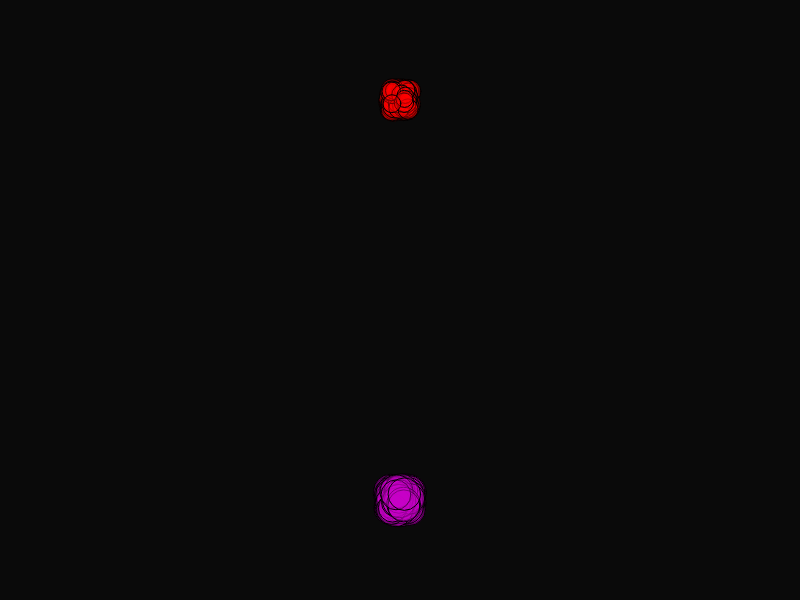
Frame 1 (no input)
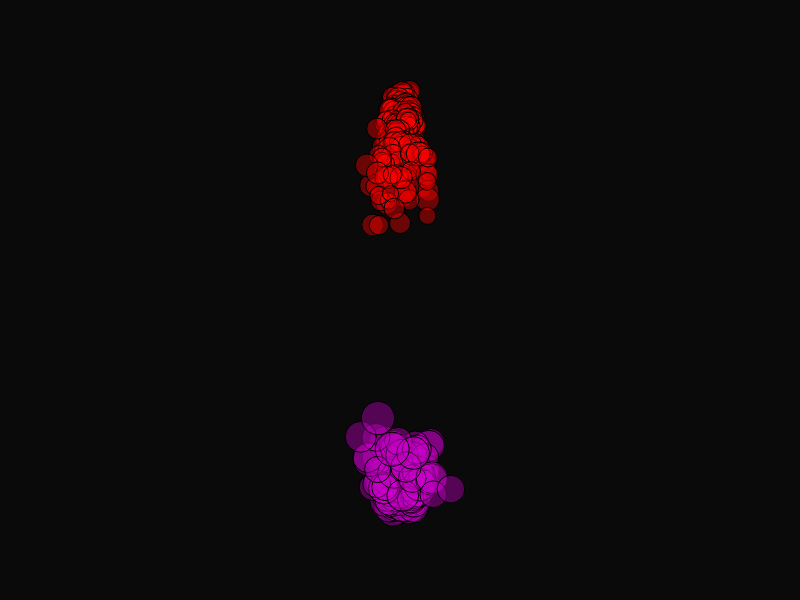
Frame 60 (no input)
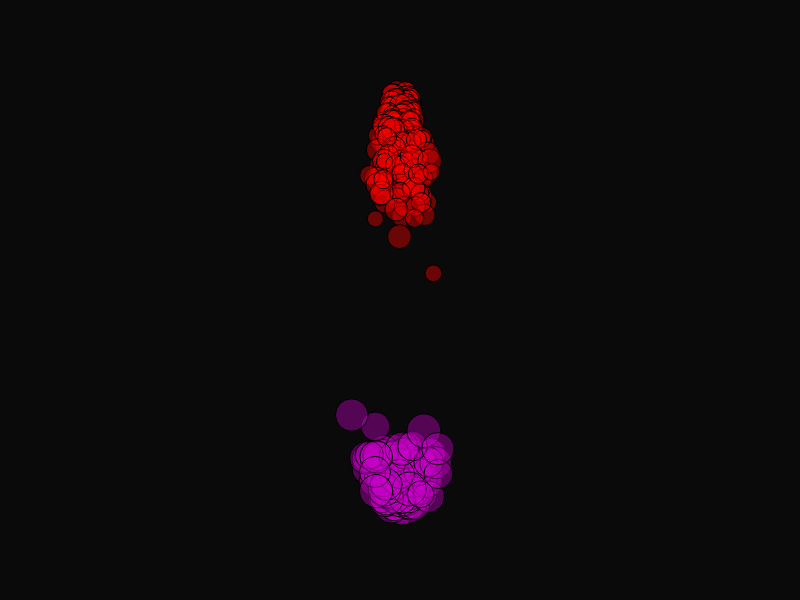
Frame 120 (the mouse pressed at the canvas centre since frame 60)

The p5.js sketch that drew these frames (run headless with seeded random() and noise() and a simulated clock; from frame 60 on, the mouse is pressed at the canvas centre):

// p5.js sketch
// ── sketch.js
function Particle(x,y,xSpeed,ySpeed,size,colour) {
	this.x = x;
	this.y = y;
	this.xSpeed = xSpeed;
	this.ySpeed = ySpeed;
	this.size = size;
	this.colour = colour;
	this.age = 0;

	this.drawParticle = function() {
		fill(colour);
		ellipse(this.x,this.y,this.size);
	}
	this.updateParticle = function() {
		this.x += this.xSpeed;
		this.y += this.ySpeed;
		this.age++;
	}
}

function Emitter(x,y,xSpeed,ySpeed,size,colour) {
	this.x = x;
	this.y = y;
	this.xSpeed = xSpeed;
	this.ySpeed = ySpeed;
	this.size = size;
	this.colour = colour;

	this.startParticles = 0;
	this.lifetime = 0;

	this.particles = [];

	this.addParticle = function() {
		var p = new Particle(random(this.x-10, this.x+10), random(this.y-10,this.y+10), 
			random(this.xSpeed-1,this.xSpeed+1), random(this.ySpeed-1,this.ySpeed+1), 
			random(this.size-4,this.size+4), this.colour);
		return p;
	}

	this.startEmitter = function(startParticles, lifetime) {
		this.startParticles = startParticles;
		this.lifetime = lifetime;

		//Start emitter with initial particles
		for(var i = 0; i < startParticles; i++) {
			this.particles.push(this.addParticle());
		}
	}
	this.updateParticles = function() {
		//iterate through particles and draw to the screen
		var deadParticles = 0;
		for (var i = this.particles.length-1; i >= 0; i--) {
			this.particles[i].drawParticle();
			this.particles[i].updateParticle();
			if(this.particles[i].age > random(0,this.lifetime)) {
				this.particles.splice(i,1);
				deadParticles++;
			}
		}
		if(deadParticles > 0) {
			for(var i = 0; i < deadParticles; i++) {
				this.particles.push(this.addParticle());
			}
		}
	}
}

var emit;
var emit2;

function setup()
{
	createCanvas(800, 600);
	emit = new Emitter(width/2,height-100,0,-1,30,color(200,0,200,100));
	emit.startEmitter(300,300);
	emit2 = new Emitter(width/2,100,0,3,20,color(255,0,0,100));
	emit2.startEmitter(300,300);
}

function draw()
{
	background(10);
	emit.updateParticles();
	emit2.updateParticles();
}
// ── Emitter.js
function Emitter(x,y,xSpeed,ySpeed,size,colour) {
	this.x = x;
	this.y = y;
	this.xSpeed = xSpeed;
	this.ySpeed = ySpeed;
	this.size = size;
	this.colour = colour;

	this.startParticles = 0;
	this.lifetime = 0;

	this.particles = [];

	this.addParticle = function() {
		var p = new Particle(random(this.x-10, this.x+10), random(this.y-10,this.y+10), 
			random(this.xSpeed-1,this.xSpeed+1), random(this.ySpeed-1,this.ySpeed+1), 
			random(this.size-4,this.size+4), this.colour);
		return p;
	}

	this.startEmitter = function(startParticles, lifetime) {
		this.startParticles = startParticles;
		this.lifetime = lifetime;

		//Start emitter with initial particles
		for(var i = 0; i < startParticles; i++) {
			this.particles.push(this.addParticle());
		}
	}
	this.updateParticles = function() {
		//iterate through particles and draw to the screen
		var deadParticles = 0;
		for (var i = this.particles.length-1; i >= 0; i--) {
			this.particles[i].drawParticle();
			this.particles[i].updateParticle();
			if(this.particles[i].age > random(0,this.lifetime)) {
				this.particles.splice(i,1);
				deadParticles++;
			}
		}
		if(deadParticles > 0) {
			for(var i = 0; i < deadParticles; i++) {
				this.particles.push(this.addParticle());
			}
		}
	}
}
// ── Particle.js
function Particle(x,y,xSpeed,ySpeed,size,colour) {
	this.x = x;
	this.y = y;
	this.xSpeed = xSpeed;
	this.ySpeed = ySpeed;
	this.size = size;
	this.colour = colour;
	this.age = 0;

	this.drawParticle = function() {
		fill(colour);
		ellipse(this.x,this.y,this.size);
	}
	this.updateParticle = function() {
		this.x += this.xSpeed;
		this.y += this.ySpeed;
		this.age++;
	}
}
